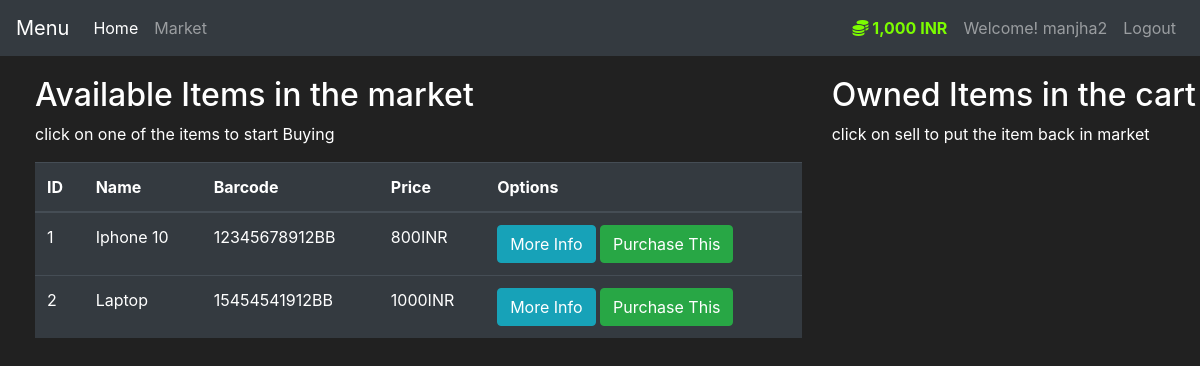
Before: /market (signed in) with the older database file.
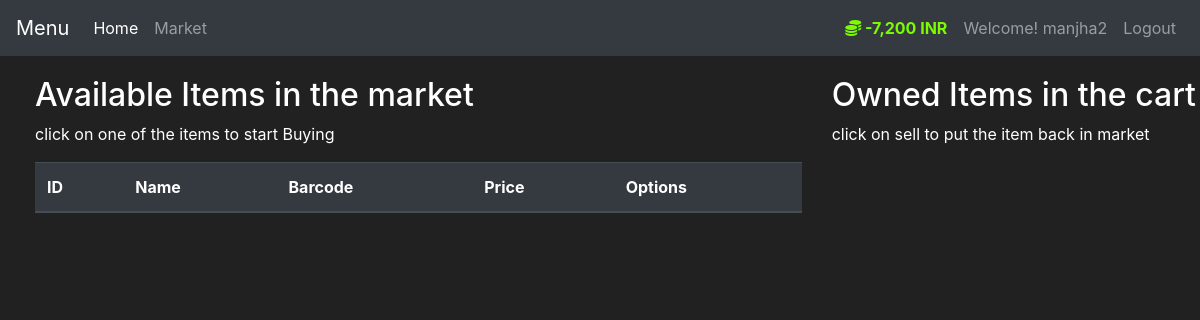
After: the same page with the newer database file.
### ManishWeb/models.py (models this page shows, shortened)
class User(db.Model,UserMixin):
    id = db.Column(db.Integer(), primary_key=True)
    username = db.Column(db.String(length=30), nullable=False, unique=True)
    email = db.Column(db.String(length=50), nullable=False, unique=True)
    password = db.Column(db.String(length=60), nullable=False)
    budget = db.Column(db.Integer(), nullable=False, default=1000)
    items = db.relationship('Item', backref='owned_user', lazy=True)
    @property
    def pretty_budget(self):
        if len(str(self.budget)) >= 4:
            return f"{str(self.budget)[:-3]},{str(self.budget)[-3:]} INR"
        else:
            return f"{self.budget} INR"
    @property
    def password_h(self):
        return self.password

class Item(db.Model):
    id = db.Column(db.Integer(), primary_key=True)
    name = db.Column(db.String(length=30), nullable=False, unique=True)
    price = db.Column(db.Integer(), nullable=False)
    barcode = db.Column(db.String(length=12), nullable=False, unique=True)
    description = db.Column(db.String(length=1024), nullable=False, unique=True)
    owner = db.Column(db.Integer(), db.ForeignKey('user.id'))

### ManishWeb/routes.py (the view, shortened to what this page needs)
@app.route('/market', methods=['GET','POST'])
@login_required
def market_page():
    purchase_item = PurchaseItemForm()
    ''' LOC below throws us a conirm form submission everytime I refreshed'''
    if request.method == 'GET':
        items = Item.query.filter_by(owner=None)
        return render_template('market.html', items=items, purchase_item=purchase_item)

### ManishWeb/models.py (called while the page is built)
@login_manager.user_loader
def load_user(user_id):
    return User.query.get(int(user_id))

### ManishWeb/Templates/market.html (shortened to what this page needs)
{% extends 'base.html' %}
{% block content %}
<div class="row" style="margin-top: 20px; margin-left: 20px">
    <div class="col-8">
        <h2>Available Items in the market</h2>
        <p>click on one of the items to start Buying</p>
        <table class="table table-hover table-dark">
            <thead>
            <tr>
                <th scope="col">ID</th>
                <th scope="col">Name</th>
                <th scope="col">Barcode</th>
                <th scope="col">Price</th>
                <th scope="col">Options</th>
            </tr>
            </thead>
            <tbody>
            {% for item in items %}
            <tr>
                <td>{{item.id}}</td>
                <td>{{item.name}}</td>
                <td>{{item.barcode}}BB</td>
                <td>{{item.price}}INR</td>
                <td>
                    <button class="btn btn-outline btn-info" data-toggle="modal" data-target="#Modal-MoreInfo-{{ item.id }}">More Info</button>
                    <button class="btn btn-outline btn-success" data-toggle="modal" data-target="#Modal-PurchaseConfirm-{{ item.id }}">Purchase This</button>
                </td>
            </tr>
            {% endfor %}
            </tbody>
        </table>
    </div>
    <div class="col-4">
        <h2>Owned Items in the cart</h2>
        <p>click on sell to put the item back in market</p>
    </div>
</div>
{% endblock %}

### ManishWeb/Templates/base.html (shortened to what this page needs)
<!doctype html>
<html lang="en">
<head>
    <link rel="stylesheet" href="https://cdn.jsdelivr.net/npm/bootstrap@4.5.3/dist/css/bootstrap.min.css"
>
</head>
<body>
<nav class="navbar navbar-expand-md navbar-dark bg-dark">
    <a class="navbar-brand" href="#">Menu</a>
    <div class="collapse navbar-collapse" id="navbarNav">
        <ul class="navbar-nav mr-auto">
            <li class="nav-item active">
                <a class="nav-link" href="{{ url_for('home_page')}}">Home <span class="sr-only">(current)</span></a>
            </li>
            <li class="nav-item">
                <a class="nav-link" href="{{ url_for('market_page')}}">Market</a>
            </li>
        </ul>
        {% if current_user.is_authenticated %}
         <ul class="navbar-nav">
             <li class="nav-item">
                <a class="nav-link", style="color: lawngreen;font-weight: bold">
                    <i class="fas fa-coins"></i>
                    {{ current_user.pretty_budget}}
                </a>
            </li>
             <li class="nav-item">
                <a class="nav-link" >Welcome! {{ current_user.username}}</a>
            </li>
            <li class="nav-item">
                <a class="nav-link" href="{{ url_for('logout_page')}}">Logout</a>
            </li>
        </ul>
        {% endif %}
    </div>
</nav>
{% block content %}
{% endblock %}
</body>
</html>

### ManishWeb/Templates/base.html (style rules this page uses)
body { background-color: #212121; color: white }

Changed rows visible on the page:
no longer on this page (row edited): Item: id "1", name "Iphone 10", barcode "12345678912", price "800"
no longer on this page (row edited): Item: id "2", name "Laptop", barcode "15454541912", price "1000"
changed User "manjha2": pretty_budget "1,000 INR" → "-7,200 INR"
